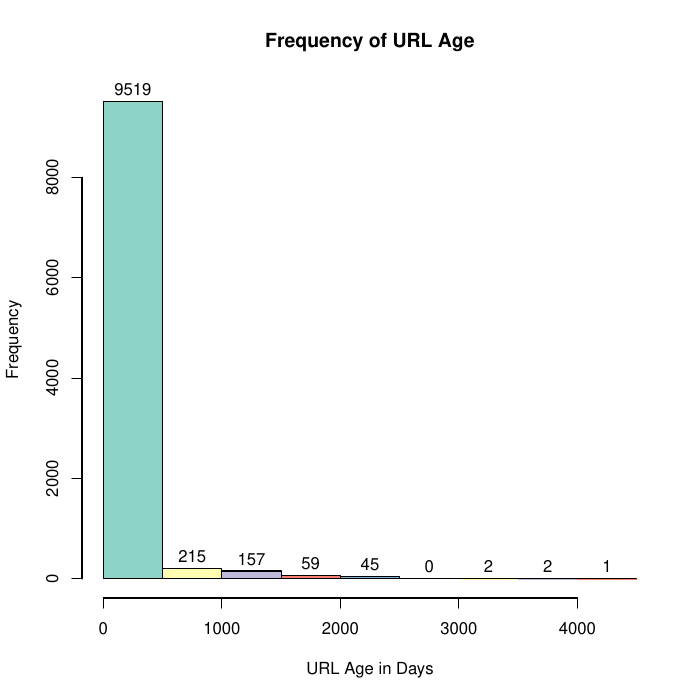

Reproduce this figure in R.
#brewer.pal(8, "Set1")
#barplot(stuff, col=colors)
#hist(stuff, col=colors)

library(RColorBrewer)

myData <- read.table("time_deltas.stats")
#divide first column by 86400 to changes seconds->days
data1 <- myData[,1] / 86400.0
fullData = rep(data1, myData[,2])

colors <- brewer.pal(5, "Set3")
breaks <- 9
title <- "Frequency of URL Age"
xlab <- "URL Age in Days"
#ylab <- "s"

#extend margin
# default: c(5,4,4,2) + 0.1
# bottom, left, top, right
par(mar=c(10,4,4,2) + 0.1)

pdf("time_deltas.pdf")

mp <- hist(fullData, breaks=breaks, col=colors, main=title, xlab=xlab, labels=TRUE)
#axis(2)
#axis(1, at=mp, line=2, tick=FALSE, xpd=TRUE, labels=labels)
